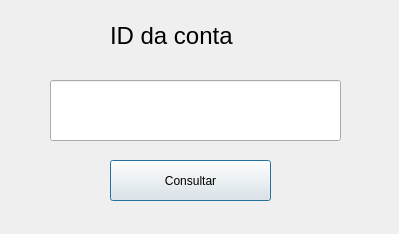
<?xml version="1.0" encoding="UTF-8"?>
<ui version="4.0">
 <class>telaIdConta</class>
 <widget class="QDialog" name="telaIdConta">
  <property name="geometry">
   <rect>
    <x>0</x>
    <y>0</y>
    <width>399</width>
    <height>234</height>
   </rect>
  </property>
  <property name="windowTitle">
   <string>Dialog</string>
  </property>
  <widget class="QLabel" name="label">
   <property name="geometry">
    <rect>
     <x>110</x>
     <y>10</y>
     <width>171</width>
     <height>51</height>
    </rect>
   </property>
   <property name="font">
    <font>
     <pointsize>18</pointsize>
    </font>
   </property>
   <property name="text">
    <string>ID da conta</string>
   </property>
  </widget>
  <widget class="QPushButton" name="pushButton">
   <property name="geometry">
    <rect>
     <x>110</x>
     <y>160</y>
     <width>161</width>
     <height>41</height>
    </rect>
   </property>
   <property name="text">
    <string>Consultar</string>
   </property>
  </widget>
  <widget class="QLineEdit" name="txt_id">
   <property name="geometry">
    <rect>
     <x>50</x>
     <y>80</y>
     <width>291</width>
     <height>61</height>
    </rect>
   </property>
  </widget>
 </widget>
 <resources/>
 <connections/>
</ui>
